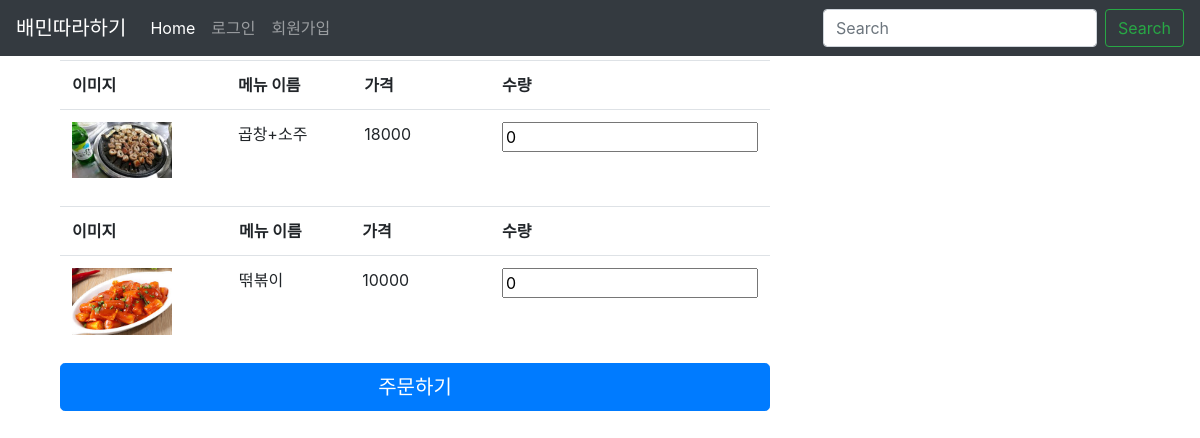
Page /client/menu_네네치킨/ on the earlier database version.
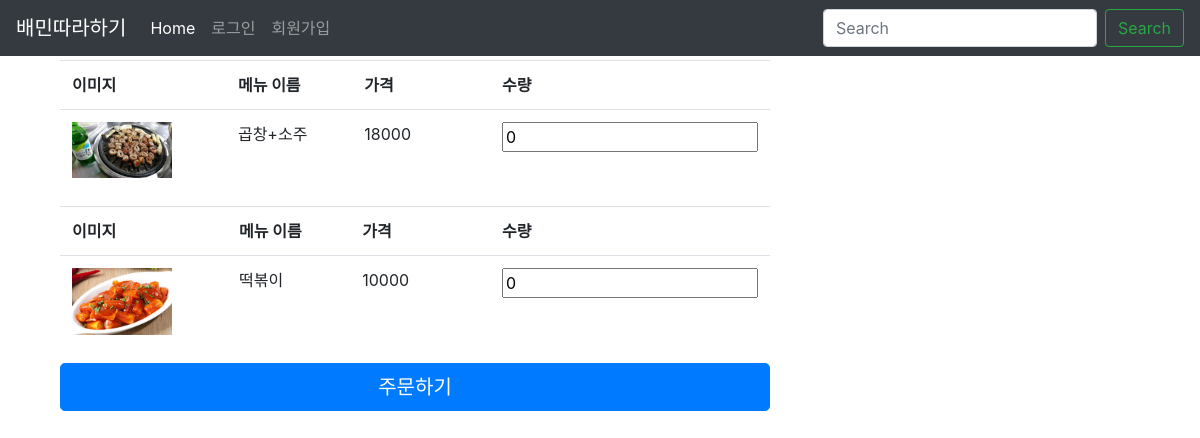
Same page on the later database version.
### partner/models.py (models this page shows, shortened)
class Menu(models.Model):
    partner=models.ForeignKey(Partner,on_delete=models.CASCADE)
    image = models.ImageField(verbose_name="메뉴 이미지")
    name=models.CharField(verbose_name="메뉴 이름",max_length=50)
    price=models.PositiveIntegerField(verbose_name="메뉴 가격")

### client/views.py (the view, shortened to what this page needs)
# urls.py: url(r'^client/menu_(?P<name>.+)/$', views.menu_list,name="menu"),
def menu_list(request,name):
    ctx={}
    partner=Partner.objects.get(name=name)
    a=Menu.objects.filter(partner=partner)
    if request.method=="GET":
        ctx.update({"menu_list":a,"client":True})
    return render(request,"client_menu.html",ctx)

### templates/client_menu.html (shortened to what this page needs)
{% extends "base.html"%}
{% block body %}
<div class="container">
  <div class="col-sm-8">
    {% for menu in menu_list %}
    <form method='post' class="form-signin" action="">
      <table class="table">
        <tr>
          <th style="width:30%;">이미지</th>
          <th>메뉴 이름</th>
          <th>가격</th>
          <th>수량</th>
        </tr>
        <tr>
          <td><img style="max-width:100px;" src='{{menu.image.url}}'></td>
          <td>{{menu.name}}</td>
          <td>{{menu.price}}</td>
          <td>
              <input name="{{menu.id}}" value="0" type="number"/>
          </td>
          {% endfor %}
        </tr>
      </table>
      <button class="btn btn-lg btn-primary btn-block" type="submit">주문하기</button>
    </form>
  </div>
</div>
{% endblock %}

Differences in the rows shown:
changed Menu: name "떢볶이" → "떡볶이"
